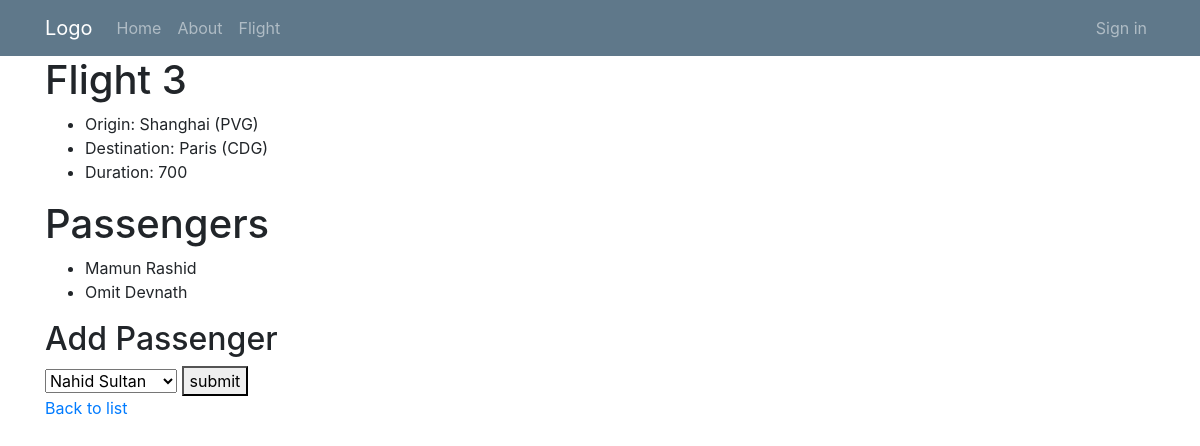
/flights/3/, run on the app's committed database.
### flights/models.py (models this page shows, shortened)
class Flight(models.Model):
    origin = models.ForeignKey(
        Airport, on_delete=models.CASCADE, related_name='departures')
    destination = models.ForeignKey(
        Airport, on_delete=models.CASCADE, related_name='arrival')
    duration = models.IntegerField()

class Airport(models.Model):
    code = models.CharField(max_length=3)
    city = models.CharField(max_length=65)
    def __str__(self):
        return f'{self.city} ({self.code})'

class Passenger(models.Model):
    first = models.CharField(max_length=65)
    last = models.CharField(max_length=65)
    flights = models.ManyToManyField(
        Flight, blank=True, related_name='passengers')
    def __str__(self):
        return f'{self.first} {self.last}'

### flights/views.py (the view)
# urls.py: path('<str:pk>/', views.flight, name='flight'),
def flight(request, pk):
    flight = Flight.objects.get(id=pk)
    context = {
        'flight': flight,
        'passengers': flight.passengers.all(),
        'non_passengers': Passenger.objects.exclude(flights=flight).all()
    }
    return render(request, 'flight.html', context)

### templates/flights/flight.html (shortened to what this page needs)
{% extends 'layout.html' %}
{% block content %}
<h1>Flight {{flight.id}} </h1>
<ul>
    <li>Origin: {{flight.origin}} </li>
    <li>Destination: {{flight.destination}} </li>
    <li>Duration: {{flight.duration}} </li>
</ul>
<h1>Passengers</h1>
<ul>
    {% for passenger in passengers %}
    <li>{{passenger}}</li>
    {% empty %}
    <li>No Passengers.</li>
    {% endfor %}
</ul>
<h2>Add Passenger</h2>
<form action="{% url 'book' flight.id %}" method="post">
    <select name="passenger">
        {% for passenger in non_passengers %}
        <option value="{{passenger.id}}">{{passenger}}</option>
        {% endfor %}
    </select>
    <button>submit</button>
</form>
<a href="{% url 'index' %}">Back to list </a>
{% endblock %}

### static/style.css (style rules this page uses)
body { background: #fafafa; color: #333333; margin-top: 5rem; }

### data on the page
Flight: id "3", origin "Shanghai (PVG)", destination "Paris (CDG)", duration "700"
Passenger: first+last "Mamun Rashid"
Passenger: first+last "Omit Devnath"

### other printed values
form field passenger "Nahid Sultan"
